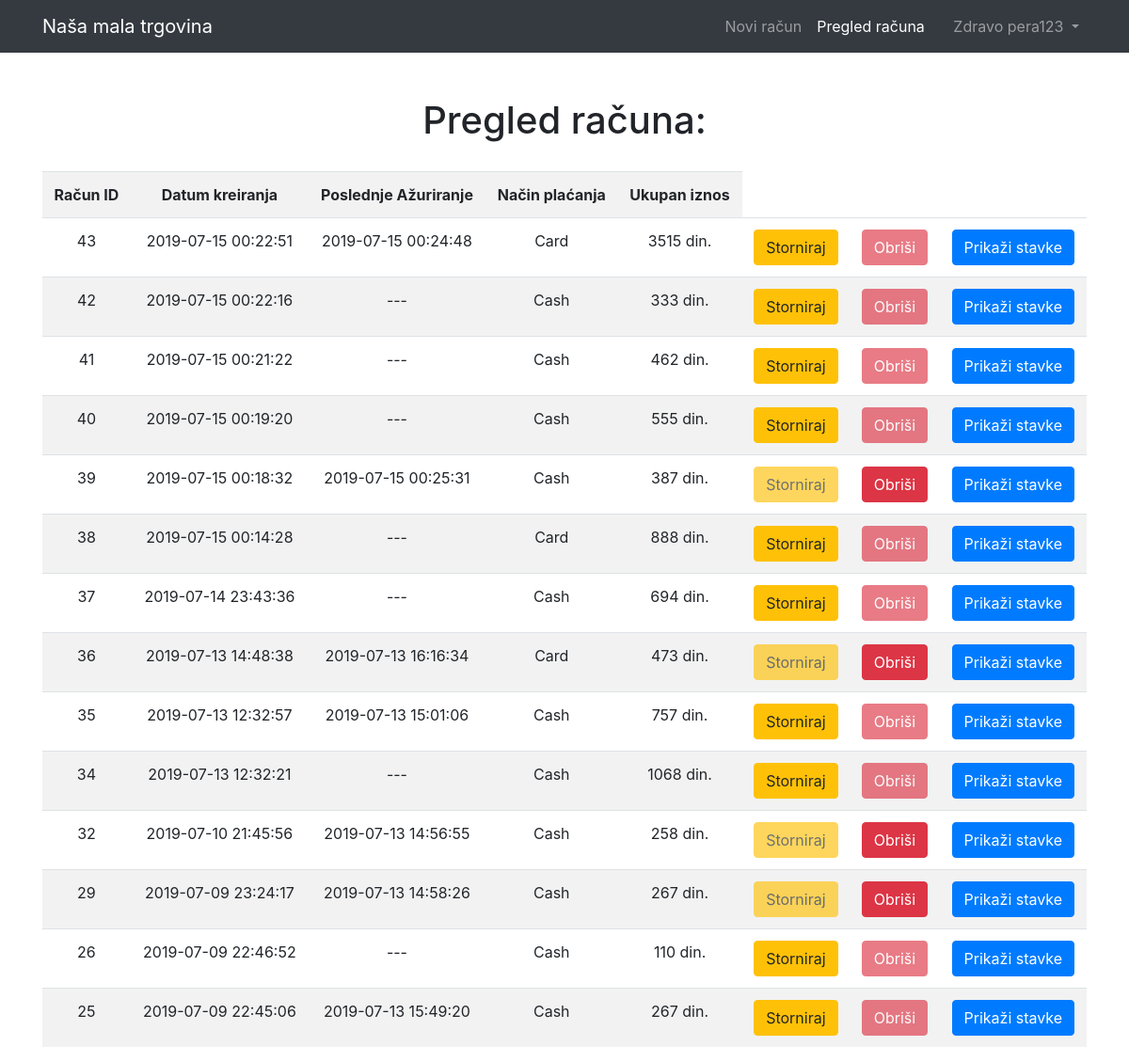
Screenshot of /bill_preview.php (signed in) with the database file from the repository.
### tables this page shows
CREATE TABLE `racun` (
  `RacunID` int(100) NOT NULL,
  `UkupanIznos` decimal(50,0) NOT NULL,
  `DatumKreiranja` datetime NOT NULL,
  `PoslednjeAzuriranje` datetime DEFAULT NULL,
  `Storniran` tinyint(1) NOT NULL DEFAULT 0,
  `ZaposleniID` int(100) NOT NULL,
  `NacinPlacanjaID` int(100) NOT NULL
);

CREATE TABLE `nacinplacanja` (
  `NacinPlacanjaID` int(100) NOT NULL,
  `Naziv` varchar(50) NOT NULL
);

### class/racun.php (called while the page is built, shortened)
<?php
include_once(dirname(__FILE__) . "/../class/prodavac.php");
class racun
{
    public function  get_all_bills(){
        global $mysqli;
        $sql = "SELECT np.Naziv as NacinPlacanja, r.RacunID, r.UkupanIznos, r.DatumKreiranja,r.Storniran, r.PoslednjeAzuriranje
                FROM nacinplacanja np JOIN racun r ON np.NacinPlacanjaID=r.NacinPlacanjaID
                ORDER BY r.DatumKreiranja DESC";
        if ($result = $mysqli->query($sql)) {
            return $result;
        }
        return null;
    }
}

### bill_preview.php (the view, shortened to what this page needs)
<!DOCTYPE html>
<html lang="en">
<?php
include "./class/racun.php";
$racun = new racun();
if (isset($_SESSION['username'])) {
    $current = $_SESSION['username'];
}else{
    header("Location: login_page.php");
}
?>
<head>
    <link href="vendor/css/style-bill-preview.css" rel="stylesheet">
    <link rel="stylesheet" href="https://stackpath.bootstrapcdn.com/bootstrap/4.3.1/css/bootstrap.min.css">
</head>
<body>
<nav class="navbar navbar-expand-lg navbar-dark bg-dark static-top">
    <div class="container">
        <a class="navbar-brand" href="#">Naša mala trgovina</a>
        <div class="collapse navbar-collapse" id="navbarResponsive">
            <ul class="navbar-nav ml-auto">
                <li class="nav-item">
                    <a class="nav-link" href="index.php">Novi račun
                    </a>
                </li>
                <li class="nav-item">
                    <a class="nav-link active" href="#">Pregled računa</a>
                </li>
            </ul>
        </div>
        <?php
        if (isset($_SESSION['username'])) {
            ?>
            <ul class="nav navbar-nav navbar-right" style="padding-left: 10px">
                <li class="nav-item btn-group">
                    <a href="#" class="nav-link dropdown-toggle" data-toggle="dropdown" role="button"
                       aria-haspopup="true" aria-expanded="false">
                        <span class="glyphicon glyphicon-user"></span>&nbsp;Zdravo <?php echo $current; ?>&nbsp;</a>
                </li>
            </ul>
        <?php } ?>
    </div>
</nav>
<div class="container">
    <div class="row">
        <div class="col-lg-12 text-center">
            <h1 class="mt-5">Pregled računa:</h1>
            <?php
            $result = $racun -> get_all_bills();
            if ($result->num_rows == 0) {
                echo "<script> alert('Lista računa je prazna.'); </script>";
            } else {
            ?>
            <table style="margin-top: 30px;" class="table table-striped" id="pregled-racuna">
                <tr>
                    <th>Račun ID</th>
                    <th>Datum kreiranja</th>
                    <th>Poslednje Ažuriranje</th>
                    <th>Način plaćanja</th>
                    <th>Ukupan iznos</th>
                </tr>
                        <?php
                            while ($row = $result->fetch_object()) {
                         ?>
                <tr id="<?php echo "row-" . $row->RacunID; ?>">
                    <td><?php echo $row -> RacunID; ?></td>
                    <td><?php echo $row -> DatumKreiranja; ?> </td>
                    <?php
                    if(is_null($row -> PoslednjeAzuriranje)){
                        ?>
                        <td><?php echo "---"; ?> </td>
                    <?php }else{ ?>
                        <td><?php echo $row -> PoslednjeAzuriranje; ?> </td>
                    <?php } ?>
                    <td><?php echo $row -> NacinPlacanja; ?></td>
                    <td><?php echo $row -> UkupanIznos. " din."; ?></td>
                    <?php
                    if($row -> Storniran == 1){
                    ?>
                    <td><button disabled id="<?php echo "storniraj-" . $row->RacunID; ?>" onclick="storniraj(this.id)" class="btn btn-warning">Storniraj</button></td>
                    <td><button id="<?php echo "obrisi-" . $row->RacunID; ?>" onclick="obrisi(this.id)" class="btn btn-danger">Obriši</button> </td>
                    <?php }else{ ?>
                    <td><button  id="<?php echo "storniraj-" . $row->RacunID; ?>" onclick="storniraj(this.id)" class="btn btn-warning">Storniraj</button></td>
                    <td><button disabled id="<?php echo "obrisi-" . $row->RacunID; ?>" onclick="obrisi(this.id)" class="btn btn-danger">Obriši</button></td>
                    <?php } ?>
                    <td><button type="button" id="<?php echo "prikazi-" . $row->RacunID; ?>" onclick="prikazi_stavke(this.id)" class="btn btn-primary" data-toggle="modal"
                                data-target="#myModal">Prikaži stavke</button>
                    </td>
                    <?php
                    }
                    ?>
                </tr>
            </table>
                <?php
            }
            ?>
        </div>
    </div>
    </div>
</body>
</html>

### rows the page displays
racun: RacunID "43", DatumKreiranja "2019-07-15 00:22:51", PoslednjeAzuriranje "2019-07-15 00:24:48", NacinPlacanjaID.Naziv "Card", UkupanIznos "3515"
racun: RacunID "42", DatumKreiranja "2019-07-15 00:22:16", NacinPlacanjaID.Naziv "Cash", UkupanIznos "333"
racun: RacunID "41", DatumKreiranja "2019-07-15 00:21:22", NacinPlacanjaID.Naziv "Cash", UkupanIznos "462"
racun: RacunID "40", DatumKreiranja "2019-07-15 00:19:20", NacinPlacanjaID.Naziv "Cash", UkupanIznos "555"
racun: RacunID "39", DatumKreiranja "2019-07-15 00:18:32", PoslednjeAzuriranje "2019-07-15 00:25:31", NacinPlacanjaID.Naziv "Cash", UkupanIznos "387"
racun: RacunID "38", DatumKreiranja "2019-07-15 00:14:28", NacinPlacanjaID.Naziv "Card", UkupanIznos "888"
racun: RacunID "37", DatumKreiranja "2019-07-14 23:43:36", NacinPlacanjaID.Naziv "Cash", UkupanIznos "694"
racun: RacunID "36", DatumKreiranja "2019-07-13 14:48:38", PoslednjeAzuriranje "2019-07-13 16:16:34", NacinPlacanjaID.Naziv "Card", UkupanIznos "473"
racun: RacunID "35", DatumKreiranja "2019-07-13 12:32:57", PoslednjeAzuriranje "2019-07-13 15:01:06", NacinPlacanjaID.Naziv "Cash", UkupanIznos "757"
racun: RacunID "34", DatumKreiranja "2019-07-13 12:32:21", NacinPlacanjaID.Naziv "Cash", UkupanIznos "1068"
racun: RacunID "32", DatumKreiranja "2019-07-10 21:45:56", PoslednjeAzuriranje "2019-07-13 14:56:55", NacinPlacanjaID.Naziv "Cash", UkupanIznos "258"
racun: RacunID "29", DatumKreiranja "2019-07-09 23:24:17", PoslednjeAzuriranje "2019-07-13 14:58:26", NacinPlacanjaID.Naziv "Cash", UkupanIznos "267"
racun: RacunID "26", DatumKreiranja "2019-07-09 22:46:52", NacinPlacanjaID.Naziv "Cash", UkupanIznos "110"
racun: RacunID "25", DatumKreiranja "2019-07-09 22:45:06", PoslednjeAzuriranje "2019-07-13 15:49:20", NacinPlacanjaID.Naziv "Cash", UkupanIznos "267"

### other values shown
$current "pera123"
